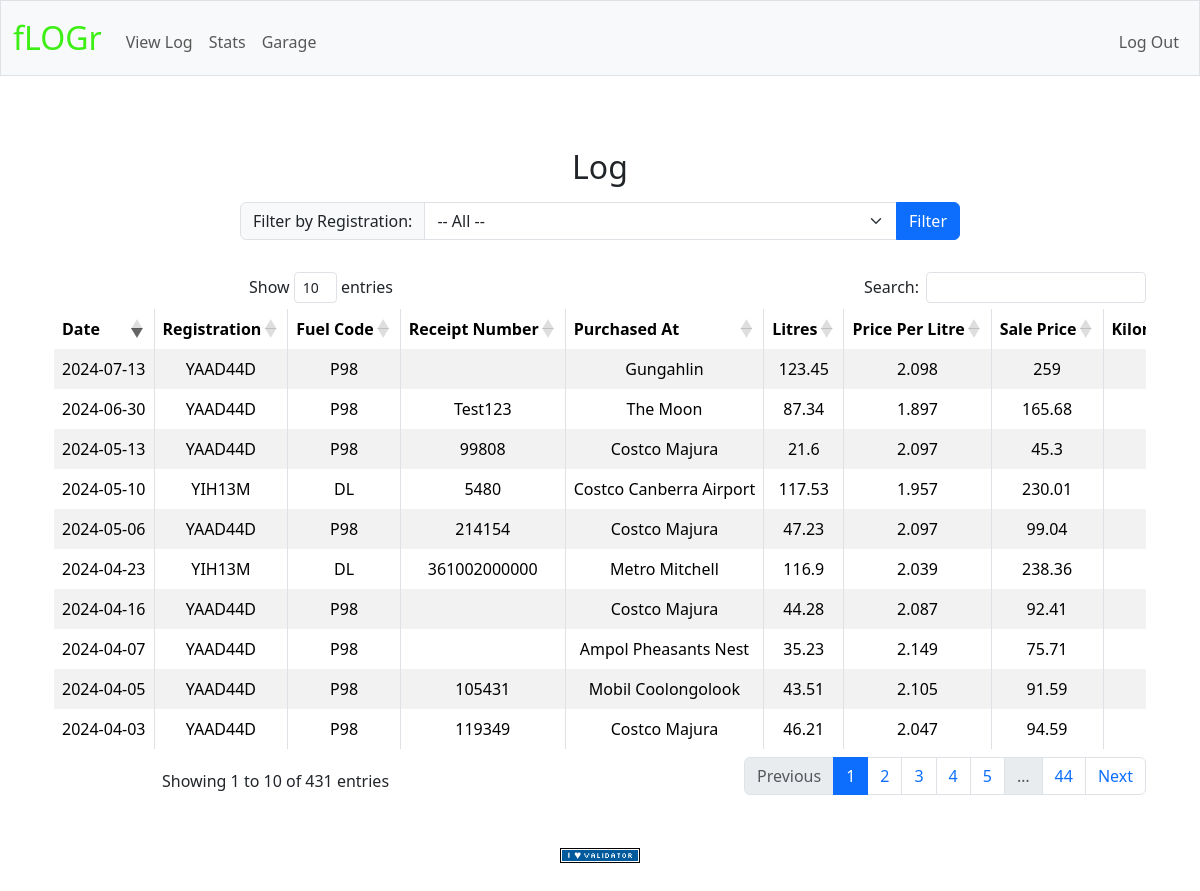
/view_log (signed in), run on the app's committed database.
### tables this page shows
CREATE TABLE log (
    id INTEGER PRIMARY KEY AUTOINCREMENT,
    user_id INTEGER NOT NULL,
    fuel_code VARCHAR(10),
    date DATE NOT NULL,
    registration VARCHAR(10) NOT NULL,
    receipt_number VARCHAR(50),
    purchased_at VARCHAR(50),
    litres DECIMAL(6,2) NOT NULL CHECK (litres >= 0),
    price_per_litre DECIMAL(5,3) NOT NULL CHECK (price_per_litre >= 0),
    sale_price DECIMAL(6,2) NOT NULL CHECK (sale_price >= 0),
    kilometres INTEGER NOT NULL CHECK (kilometres >= 0),
    comments VARCHAR(150),
    FOREIGN KEY (user_id) REFERENCES users(id),
    FOREIGN KEY (fuel_code) REFERENCES fuel_types(code),
    FOREIGN KEY (registration) REFERENCES vehicles(registration)
);

### app.py (the view)
@app.route("/view_log", methods=["GET", "POST"])
@login_required
def view_log():
    user_id = session["user_id"]
    selected_registration = request.form.get("registration")
    if request.method == "POST" and selected_registration:
        logs = db.execute("""
            SELECT *
            FROM log
            WHERE user_id = ?
            AND registration = ?
            """, user_id, selected_registration)
    else:
        logs = db.execute("""
            SELECT *
            FROM log
            WHERE user_id = ?
            """, user_id,)
    for log in logs:
        if log["kilometres"] > 0:
            log["litres_per_100km"] = (log["litres"] / log["kilometres"]) * 100
        else:
            log["litres_per_100km"] = 0.0
    registrations = db.execute("""
        SELECT
            registration,
            make,
            model
        FROM vehicles
        WHERE user_id = ?
        """, user_id,)
    return render_template("view_log.html", logs=logs, registrations=registrations, selected_registration=selected_registration)

### app.py (called while the page is built)
@app.after_request
def after_request(response):
    response.headers["Cache-Control"] = "no-cache, no-store, must-revalidate"
    response.headers["Expires"] = 0
    response.headers["Pragma"] = "no-cache"
    return response

### helpers.py (called while the page is built)
def login_required(f):
    @wraps(f)
    def decorated_function(*args, **kwargs):
        if session.get("user_id") is None:
            return redirect("/login")
        return f(*args, **kwargs)
    return decorated_function

### templates/view_log.html (shortened to what this page needs)
{% extends "layout.html" %}
{% block meta %}
<link rel="stylesheet" type="text/css" href="https://cdn.datatables.net/1.11.4/css/dataTables.bootstrap4.min.css">
{% endblock %}
{% block main %}
<div class="container">
    <h2 class="text-center mt-4">Log</h2>
    <div class="row justify-content-center mt-3">
        <div class="col-md-8">
            <form method="POST" action="{{ url_for('view_log') }}" class="mb-3">
                <div class="input-group">
                    <label for="registration" class="input-group-text">Filter by Registration:</label>
                    <select name="registration" id="registration" class="form-select">
                        <option value="">-- All --</option>
                    </select>
                    <button type="submit" class="btn btn-primary">Filter</button>
                </div>
            </form>
        </div>
    </div>
    <div class="table-responsive mt-3">
        <table id="logTable" class="table table-striped table-bordered dt-responsive nowrap" style="width:100%">
            <thead class="thead-dark">
                <tr>
                    <th scope="col">Date</th>
                    <th scope="col">Registration</th>
                    <th scope="col">Fuel Code</th>
                    <th scope="col">Receipt Number</th>
                    <th scope="col">Purchased At</th>
                    <th scope="col">Litres</th>
                    <th scope="col">Price Per Litre</th>
                    <th scope="col">Sale Price</th>
                    <th scope="col">Kilometres</th>
                </tr>
            </thead>
            <tbody>
                {% for log in logs %}
                    <tr>
                        <td>{{ log['date'] }}</td>
                        <td>{{ log['registration'] }}</td>
                        <td>{{ log['fuel_code'] }}</td>
                        <td>{{ log['receipt_number'] }}</td>
                        <td>{{ log['purchased_at'] }}</td>
                        <td>{{ log['litres'] }}</td>
                        <td>{{ log['price_per_litre'] }}</td>
                        <td>{{ log['sale_price'] }}</td>
                        <td>{{ log['kilometres'] }}</td>
                    </tr>
                {% endfor %}
            </tbody>
        </table>
    </div>
</div>
{% endblock %}

### templates/layout.html (shortened to what this page needs)
<!DOCTYPE html>
<html lang="en">
<head>
    {% block meta %}{% endblock %}
    <link href="https://cdn.jsdelivr.net/npm/bootstrap@5.3.3/dist/css/bootstrap.min.css" rel="stylesheet">
    <link rel="stylesheet" type="text/css" href="https://cdn.datatables.net/1.11.4/css/dataTables.bootstrap4.min.css">
    <link href="/static/styles.css" rel="stylesheet">
</head>
<body>
    <nav class="bg-light border navbar navbar-expand-md navbar-light">
        <div class="container-fluid">
            <a class="navbar-brand" href="/">fLOGr</a>
            <div class="collapse navbar-collapse" id="navbar">
                {% if session["user_id"] %}
                    <ul class="navbar-nav me-auto mt-2">
                        <li class="nav-item"><a class="nav-link" href="/view_log">View Log</a></li>
                        <li class="nav-item"><a class="nav-link" href="/stats">Stats</a></li>
                        <li class="nav-item"><a class="nav-link" href="/garage">Garage</a></li>
                    </ul>
                    <ul class="navbar-nav ms-auto mt-2">
                        <li class="nav-item"><a class="nav-link" href="/logout">Log Out</a></li>
                    </ul>
                {% else %}
                    <ul class="navbar-nav ms-auto mt-2">
                        <li class="nav-item"><a class="nav-link" href="/register">Register</a></li>
                        <li class="nav-item"><a class="nav-link" href="/login">Log In</a></li>
                    </ul>
                {% endif %}
            </div>
        </div>
    </nav>
    <main class="container py-5 text-center">
        {% block main %}{% endblock %}
    </main>
    <footer class="mb-5">
        <form action="https://validator.w3.org/check" class="text-center" enctype="multipart/form-data" method="post" target="_blank">
            <input alt="Validate" src="/static/I_heart_validator.png" type="image">
        </form>
    </footer>
</body>
</html>

### static/styles.css (style rules this page uses)
nav .navbar-brand { font-size: xx-large; color: #3eef16; }
table { background-color: transparent; margin-bottom: 1rem; vertical-align: middle; margin-left: auto; margin-right: auto; width: 50%; }
table th, table td { padding: 0.75rem; vertical-align: middle; }
tbody tr:nth-of-type(odd) { background-color: rgb(179, 208, 255, 0.3) }

### data on the page
log: date "2024-04-03", registration "YAAD44D", fuel_code "P98", receipt_number "119349", purchased_at "Costco Majura", litres "46.21", price_per_litre "2.047", sale_price "94.59"
log: date "2024-04-05", registration "YAAD44D", fuel_code "P98", receipt_number "105431", purchased_at "Mobil Coolongolook", litres "43.51", price_per_litre "2.105", sale_price "91.59"
log: date "2024-04-07", registration "YAAD44D", fuel_code "P98", purchased_at "Ampol Pheasants Nest", litres "35.23", price_per_litre "2.149", sale_price "75.71"
log: date "2024-04-16", registration "YAAD44D", fuel_code "P98", purchased_at "Costco Majura", litres "44.28", price_per_litre "2.087", sale_price "92.41"
log: date "2024-05-06", registration "YAAD44D", fuel_code "P98", receipt_number "214154", purchased_at "Costco Majura", litres "47.23", price_per_litre "2.097", sale_price "99.04"
log: date "2024-05-13", registration "YAAD44D", fuel_code "P98", receipt_number "99808", purchased_at "Costco Majura", litres "21.6", price_per_litre "2.097", sale_price "45.3"
log: date "2024-04-23", registration "YIH13M", fuel_code "DL", receipt_number "361002000000", purchased_at "Metro Mitchell", litres "116.9", price_per_litre "2.039", sale_price "238.36"
log: date "2024-05-10", registration "YIH13M", fuel_code "DL", receipt_number "5480", purchased_at "Costco Canberra Airport", litres "117.53", price_per_litre "1.957", sale_price "230.01"
log: date "2024-06-30", registration "YAAD44D", fuel_code "P98", receipt_number "Test123", purchased_at "The Moon", litres "87.34", price_per_litre "1.897", sale_price "165.68"
log: date "2024-07-13", registration "YAAD44D", fuel_code "P98", purchased_at "Gungahlin", litres "123.45", price_per_litre "2.098", sale_price "259"
